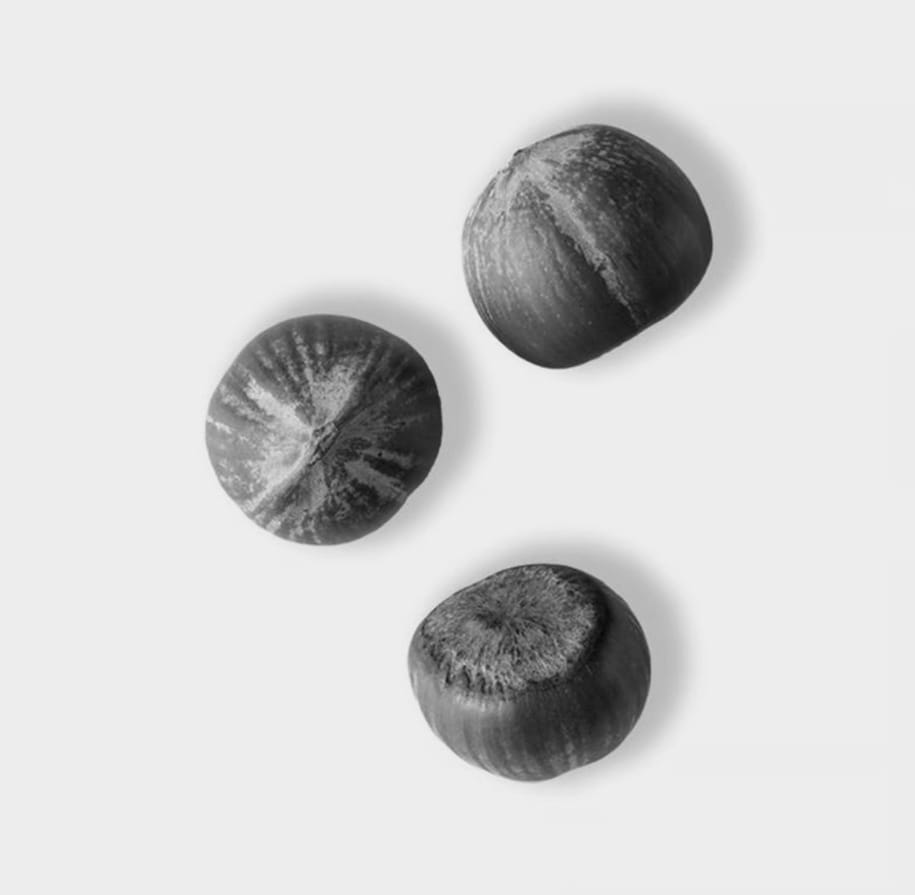
#> input picture histogram 1. ödevim/gri fındık.png, 915 x 895 px
$ python '1.Histogram ödevi.py'
#> lines starting #> are read from the running program, lines starting #| are printed output that depends on the picture
import numpy as np
import matplotlib.pyplot as plt
import cv2


foto = cv2.imread("gri fındık.png", cv2.IMREAD_GRAYSCALE )
#> foto is the input picture: shape (895, 915); min 6, max 244, mean 212.2

histogram = [0] * 256

for row in foto:
    for pixel_value in row:
        histogram[pixel_value] += 1
#> after the loop, histogram = 256 values, max 563035 at index 237, min 0 at index 0, mean 3198.9


for i, count in enumerate(histogram):
    print(f'Gri Seviye {i}: {count} piksel')
#> this loop made 256 passes
#> count on passes 1 to 3: 0, 0, 0
#| Gri Seviye 0: 0 piksel
#| Gri Seviye 1: 0 piksel
#| Gri Seviye 2: 0 piksel
#| Gri Seviye 3: 0 piksel
#| Gri Seviye 4: 0 piksel
#| Gri Seviye 5: 0 piksel
#| Gri Seviye 6: 1 piksel
#| Gri Seviye 7: 2 piksel
#> (further printed lines are left out)


plt.bar(range(256), histogram)
plt.title('Fotoğrafın Histogramı')
plt.xlabel('Gri Değer')
plt.ylabel('Piksel Sayısı')
plt.show()
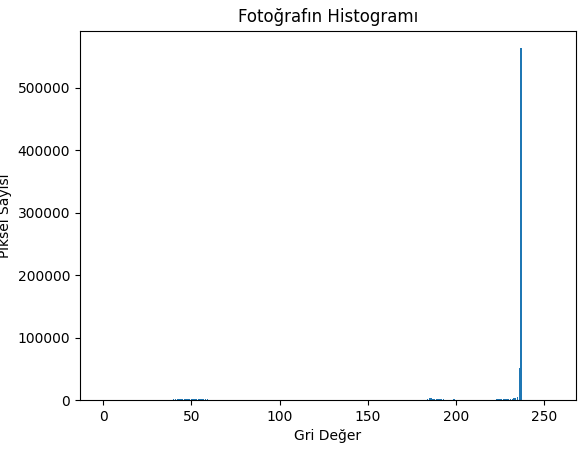
#> figure drawn by matplotlib, 1 panel; tallest bar 563035 high, from x = 236.6 to 237.4
